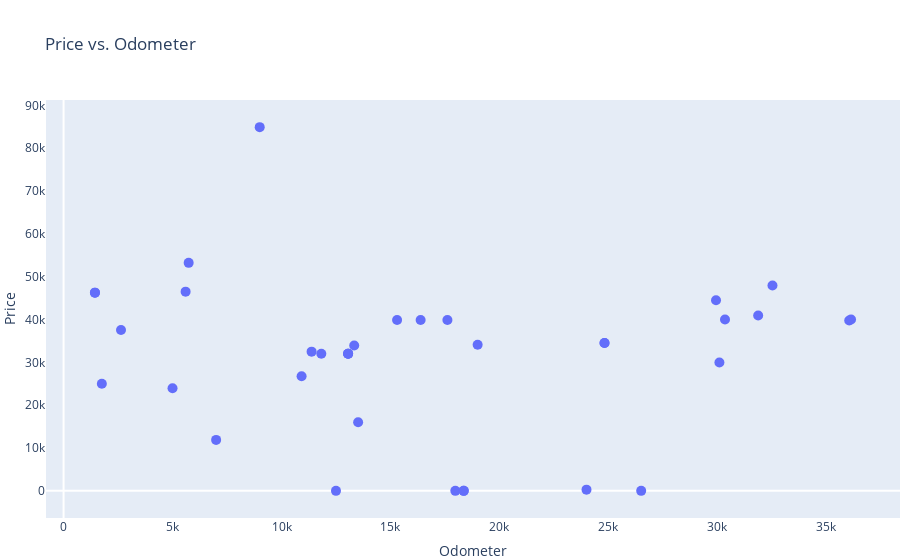

Notebook code for this chart:
### Code cell
fig = px.scatter(df, x="odometer", y="price", title="Price vs. Odometer")
fig.update_layout(
    xaxis_title="Odometer",
    yaxis_title="Price",
    xaxis_showgrid=False,
    yaxis_showgrid=False,
    margin=dict(b=0, l=0, r=0),
    legend_orientation="h",
)
fig.update_traces(marker=dict(size=10))
fig.show()

### Figure 1 — Plotly figure (JSON) as saved in the notebook; plotly's stock layout.template omitted (floating-point values rounded to 4 significant figures)
{"data": [{"hovertemplate": "odometer=%{x}<br>price=%{y}<extra></extra>", "legendgroup": "", "marker": {"color": "#636efa", "size": 10, "symbol": "circle"}, "mode": "markers", "name": "", "orientation": "v", "showlegend": false, "type": "scatter", "x": [null, 2636, null, 1756, 1440, 9000, 13336, 1440, 17613, 12500, 10922, null, null, 18362, 29938, 13057, 13057, null, 17976, 15304, 5740, 7000, 26504, null, 24822, 30350, null, 16384, 18362, 23995, null, 31872, 11827, 13057, 36050, 19000, null, null, null, null, 36134, 32529, 11381, 5600, null, 24822, 13516, 30093, 5000], "xaxis": "x", "y": [31995, 37550, 34990, 24995, 46267, 84900, 33950, 46267, 39900, 1, 26762, 29995, 43999, 1, 44500, 31998, 31998, 36900, 1, 39900, 53219, 11900, 1, 1, 34500, 39990, 48500, 39900, 1, 279, 23999, 40950, 31995, 31998, 39750, 34100, 31593, 35898, 32800, 29988, 40000, 47950, 32500, 46500, 29995, 34500, 15995, 29975, 23950], "yaxis": "y"}], "layout": {"legend": {"orientation": "h", "tracegroupgap": 0}, "margin": {"b": 0, "l": 0, "r": 0}, "title": {"text": "Price vs. Odometer"}, "xaxis": {"anchor": "y", "domain": [0, 1], "showgrid": false, "title": {"text": "Odometer"}}, "yaxis": {"anchor": "x", "domain": [0, 1], "showgrid": false, "title": {"text": "Price"}}}}
